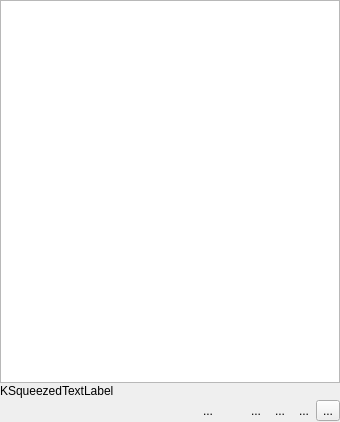
<?xml version="1.0" encoding="UTF-8"?>
<ui version="4.0">
 <author>
    SPDX-FileCopyrightText: none
    SPDX-License-Identifier: GPL-3.0-or-later
  </author>
 <class>WdgPaletteDock</class>
 <widget class="QWidget" name="WdgPaletteDock">
  <property name="geometry">
   <rect>
    <x>0</x>
    <y>0</y>
    <width>340</width>
    <height>422</height>
   </rect>
  </property>
  <layout class="QVBoxLayout" name="verticalLayout">
   <property name="spacing">
    <number>1</number>
   </property>
   <property name="leftMargin">
    <number>0</number>
   </property>
   <property name="topMargin">
    <number>0</number>
   </property>
   <property name="rightMargin">
    <number>0</number>
   </property>
   <property name="bottomMargin">
    <number>0</number>
   </property>
   <item>
    <widget class="KisPaletteView" name="paletteView">
     <property name="minimumSize">
      <size>
       <width>0</width>
       <height>16</height>
      </size>
     </property>
    </widget>
   </item>
   <item>
    <widget class="KSqueezedTextLabel" name="lblPaletteName">
     <property name="text">
      <string notr="true">KSqueezedTextLabel</string>
     </property>
    </widget>
   </item>
   <item>
    <layout class="QGridLayout" name="gridLayout">
     <property name="spacing">
      <number>0</number>
     </property>
     <property name="leftMargin">
      <number>0</number>
     </property>
     <property name="topMargin">
      <number>0</number>
     </property>
     <property name="rightMargin">
      <number>0</number>
     </property>
     <property name="bottomMargin">
      <number>0</number>
     </property>
     <item row="2" column="7">
      <widget class="QToolButton" name="bnSavePalette">
       <property name="text">
        <string>...</string>
       </property>
       <property name="icon">
        <iconset theme="document-save">
         <normaloff>.</normaloff>.</iconset>
       </property>
       <property name="autoRaise">
        <bool>true</bool>
       </property>
      </widget>
     </item>
     <item row="2" column="5">
      <widget class="QToolButton" name="bnAdd">
       <property name="toolTip">
        <string>Add foreground color</string>
       </property>
       <property name="text">
        <string>...</string>
       </property>
       <property name="icon">
        <iconset theme="list-add">
         <normaloff>.</normaloff>.</iconset>
       </property>
       <property name="iconSize">
        <size>
         <width>12</width>
         <height>12</height>
        </size>
       </property>
       <property name="autoRaise">
        <bool>true</bool>
       </property>
      </widget>
     </item>
     <item row="2" column="9">
      <widget class="QToolButton" name="bnRemove">
       <property name="toolTip">
        <string>Remove swatch or group</string>
       </property>
       <property name="text">
        <string>...</string>
       </property>
       <property name="icon">
        <iconset theme="list-remove">
         <normaloff>.</normaloff>.</iconset>
       </property>
       <property name="iconSize">
        <size>
         <width>12</width>
         <height>12</height>
        </size>
       </property>
       <property name="autoRaise">
        <bool>true</bool>
       </property>
      </widget>
     </item>
     <item row="2" column="10">
      <widget class="QToolButton" name="bnLock">
       <property name="toolTip">
        <string>Lock the current palette.</string>
       </property>
       <property name="text">
        <string>...</string>
       </property>
       <property name="icon">
        <iconset theme="object-unlocked"/>
       </property>
       <property name="checkable">
        <bool>true</bool>
       </property>
      </widget>
     </item>
     <item row="2" column="0">
      <widget class="KisPopupButton" name="bnColorSets">
       <property name="text">
        <string/>
       </property>
       <property name="autoRaise">
        <bool>true</bool>
       </property>
      </widget>
     </item>
     <item row="2" column="6">
      <widget class="QToolButton" name="bnRename">
       <property name="text">
        <string/>
       </property>
       <property name="icon">
        <iconset theme="edit-rename">
         <normaloff>.</normaloff>.</iconset>
       </property>
       <property name="autoRaise">
        <bool>true</bool>
       </property>
      </widget>
     </item>
     <item row="2" column="2">
      <spacer name="hBottomSpacer">
       <property name="orientation">
        <enum>Qt::Horizontal</enum>
       </property>
       <property name="sizeHint" stdset="0">
        <size>
         <width>0</width>
         <height>0</height>
        </size>
       </property>
      </spacer>
     </item>
     <item row="2" column="8">
      <widget class="QToolButton" name="bnEditPalette">
       <property name="text">
        <string>...</string>
       </property>
       <property name="icon">
        <iconset theme="document-layer">
         <normaloff>.</normaloff>.</iconset>
       </property>
       <property name="autoRaise">
        <bool>true</bool>
       </property>
      </widget>
     </item>
    </layout>
   </item>
  </layout>
 </widget>
 <customwidgets>
  <customwidget>
   <class>KSqueezedTextLabel</class>
   <extends>QLabel</extends>
   <header>ksqueezedtextlabel.h</header>
  </customwidget>
  <customwidget>
   <class>KisPopupButton</class>
   <extends>QToolButton</extends>
   <header>KisPopupButton.h</header>
  </customwidget>
  <customwidget>
   <class>KisPaletteView</class>
   <extends>QTableView</extends>
   <header location="global">kis_palette_view.h</header>
  </customwidget>
 </customwidgets>
 <tabstops>
  <tabstop>bnRemove</tabstop>
 </tabstops>
 <resources/>
 <connections/>
</ui>
